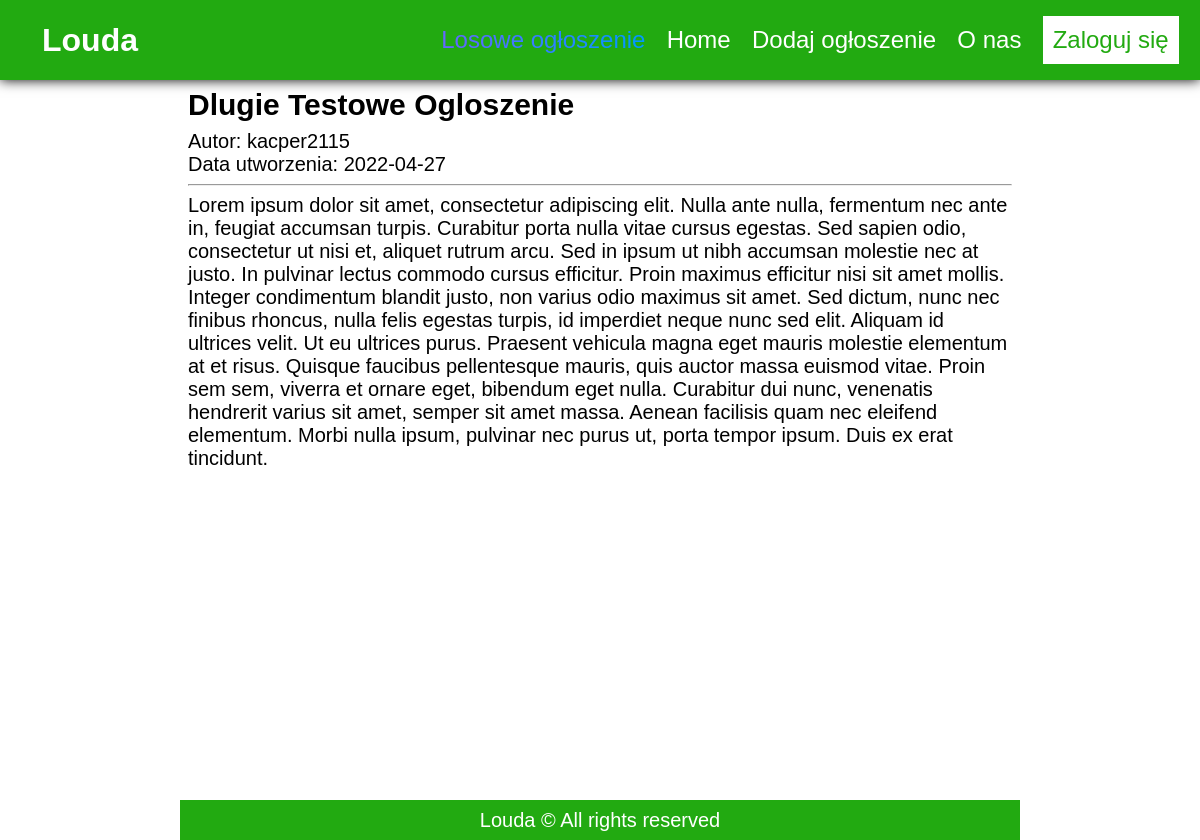
/strona/ogloszenie?id=3, run on the app's committed database.
### tables this page shows
CREATE TABLE `ogloszenia` (
  `id` int(11) NOT NULL,
  `tytul` varchar(64) DEFAULT NULL,
  `tresc` varchar(1024) DEFAULT NULL,
  `data_dodania` date DEFAULT current_timestamp(),
  `id_autora` int(11) DEFAULT NULL
);

CREATE TABLE `susers` (
  `id` int(11) NOT NULL,
  `username` varchar(32) NOT NULL,
  `pass` varchar(32) NOT NULL,
  `token` int(11) NOT NULL,
  `data_utworzenia` date NOT NULL DEFAULT current_timestamp()
);

### strona/ogloszenie/index.php (called while the page is built)
<?php
    include('../template/index.php');
?>

### strona/ogloszenie/content.php (the view, shortened to what this page needs)
<article>
<?php
    @$id = $_GET['id'];
    $conn = new mysqli('localhost', 'root', '', 'ogloszeniowy');
    $sql = "select * from ogloszenia join susers on ogloszenia.id_autora = susers.id where ogloszenia.id='$id';";
    $result = $conn->query($sql);
    $card = $result->fetch_assoc();
    echo(
    '<h2>'.$card['tytul'].'</h2>
    <p>Autor: '.$card['username'].'<br>Data utworzenia: '.$card['data_dodania']
    .
    "</p><hr><p>"
    .
    $card['tresc']
    .
    "</p>"
    );
?>
</article>

### strona/template/style.css (style rules this page uses)
:root { --dark-primary-color: #121212; --dark-secondary-color: #1e1e1e; --light-primary-color: #fff; --light-secondary-color: #eee; --primary-color: var(--light-primary-color); --secondary-color: var(--light-secondary-color); --accent-color: #2a1; --text-color: #fff; }
* { margin: 0; box-sizing: border-box; }
body { font-family: Arial; font-size: 20px; overflow-x: hidden; backdrop-filter: blur(4px); background-image: url("https://www.teahub.io/photos/full/137-1376768_beautiful-green-background-for-pc-beautiful-green-background.jpg"); background-size: cover; }
article { height: 100%; width: 100%; }
article > * { margin: 8px; }

### data on the page
ogloszenia: tytul "Dlugie Testowe Ogloszenie", id_autora.username "kacper2115", data_dodania "2022-04-27", tresc "Lorem ipsum dolor sit amet, consectetur adipiscing elit. Nulla ante nulla, fermentum nec ante in, feugiat accumsan turpis. Curabitur porta nulla vitae cursus egestas. Sed sapien odio, consectetur ut nisi et, aliquet rutrum arcu. Sed in ipsum ut nibh accumsan molestie nec at justo. In pulvinar lectus commodo cursus efficitur. Proin maximus efficitur nisi sit amet mollis. Integer condimentum blandit justo, non varius odio maximus sit amet. Sed dictum, nunc nec finibus rhoncus, nulla felis egestas turpis, id imperdiet neque nunc sed elit. Aliquam id ultrices velit. Ut eu ultrices purus. Praesent vehicula magna eget mauris molestie elementum at et risus. Quisque faucibus pellentesque mauris,…"
